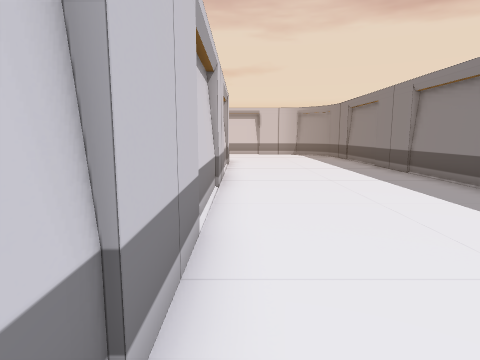
[1] (above)

21 first-person views from a walk through a scene from a Unity 3-D project. The camera is 1.2 m above the floor, tilts 8° down and sees 75° across. The floor is counted in squares, 1 m on a side. Each view is taken from the middle of a square. On the plan, view 1 faces up. The plan holds only what a view shows up to about 13 squares ahead; the rest is blank. The player character is not drawn. Door leaves are left out, so doorways stand open.

[2]
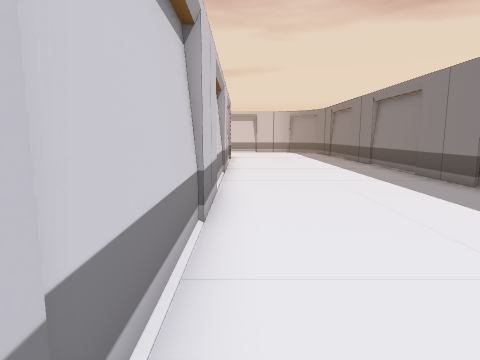

[3]
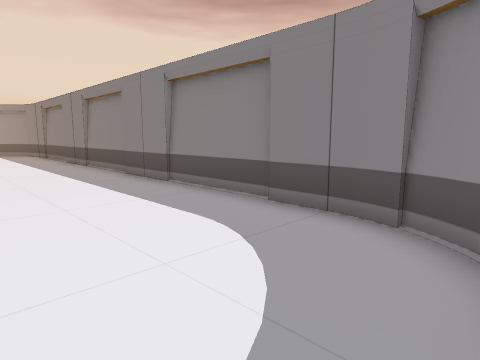

[4]
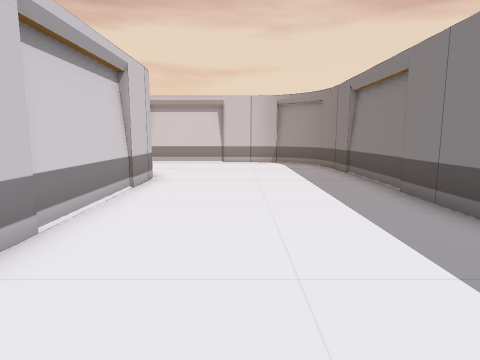

[5]
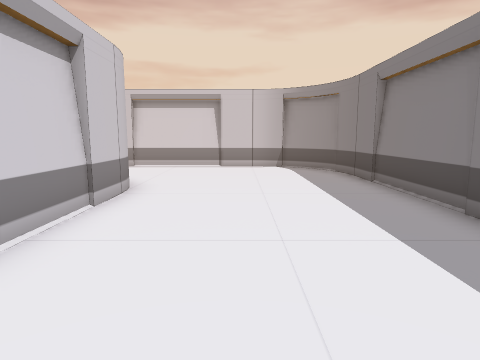

[6]
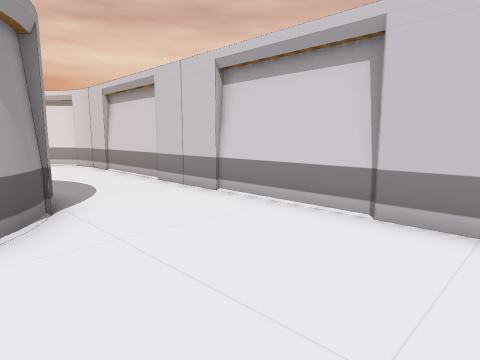

[7]
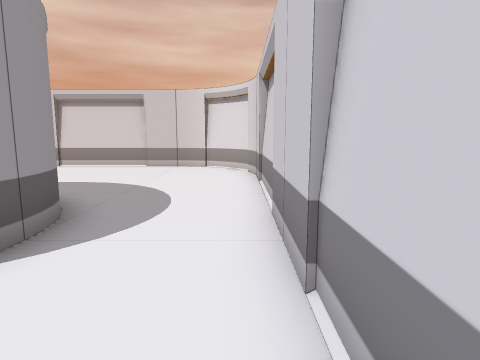

[8]
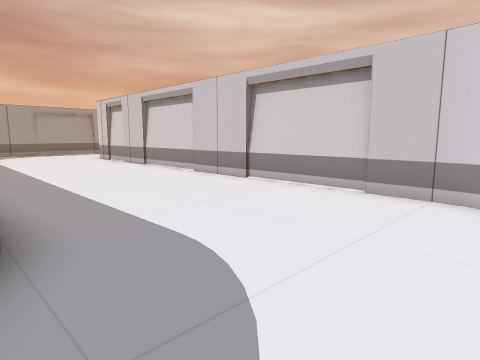

[9]
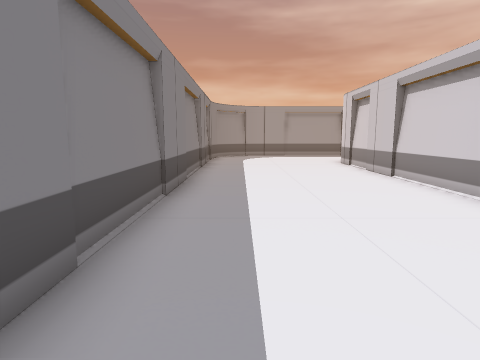

[10]
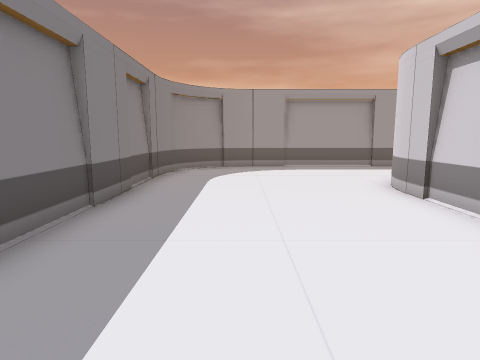

[11]
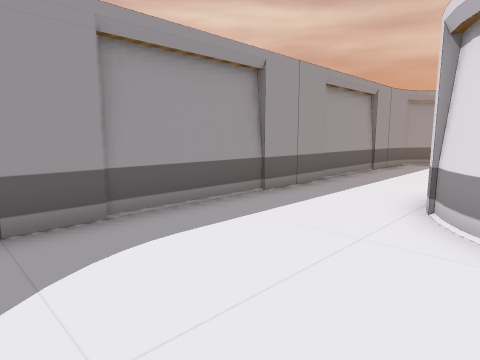

[12]
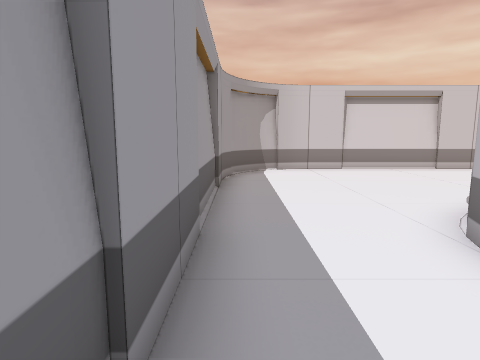

[13]
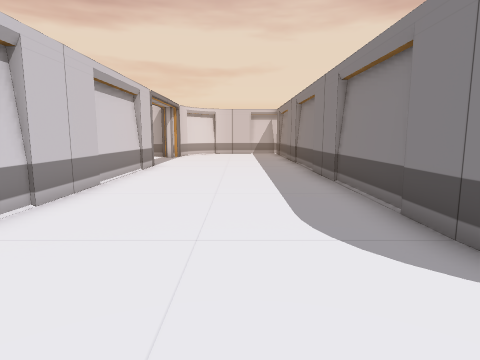

[14]
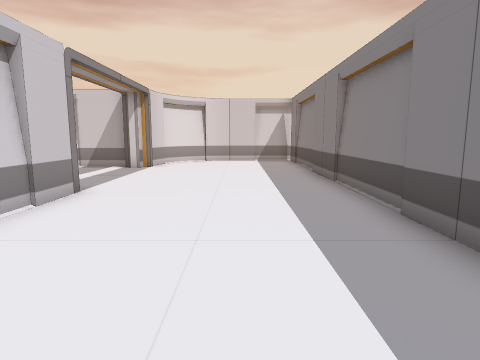

[15]
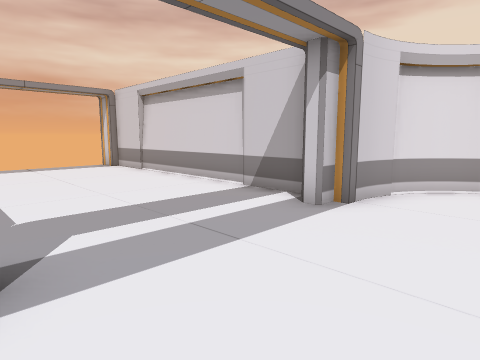

[16]
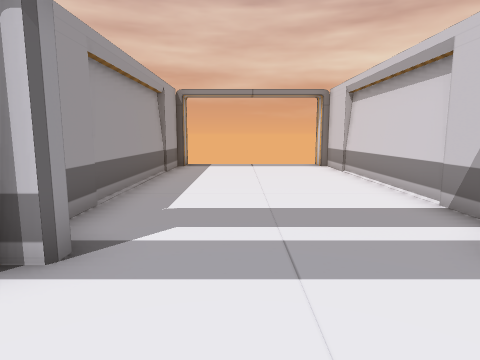

[17]
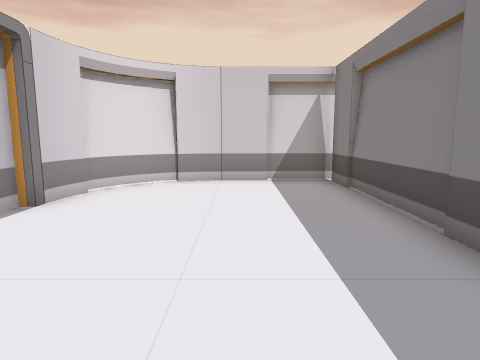

[18]
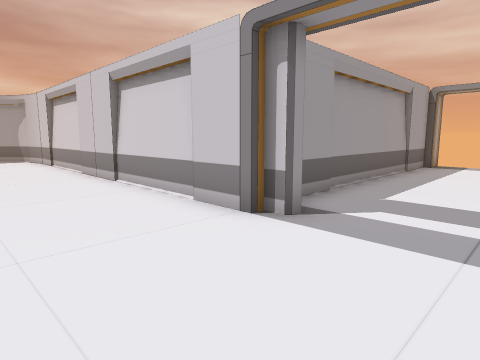

[19]
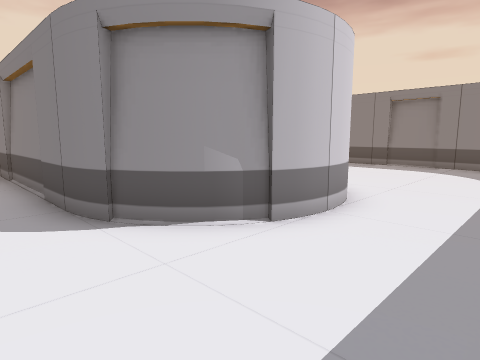

[20]
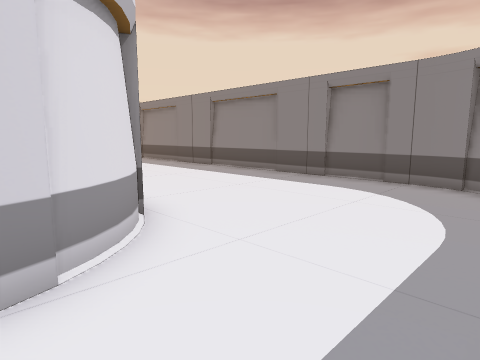

[21]
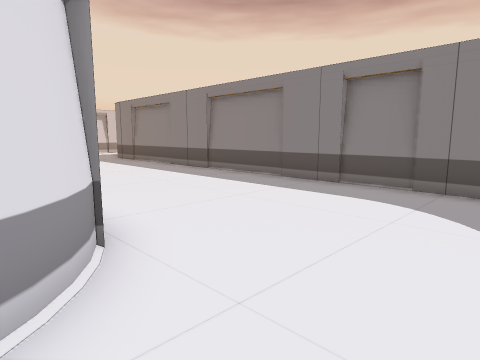

### Floor plan
Key: @ floor where view 1 was taken; # wall or solid block; . floor; D open door.
Columns run from 36 left of view 1 to 6 right of it. Each row starts with its distance up from view 1.
 21              ######      ################
 20             ##....#     ##..............##
 19            ##.....#    ##................##
 18  ###########......#    #..................#
 17  D.........#......#    #.......####.......#
 16  D................#    #......    ##......#
 15  D................#    #......     #......#
 14  D................#    #......#    #......#
 13  D................#    #......#    #......#
 12 #D.........#......#    #......#    #......#
 11  ###########......#    #......#    #......#
 10            #......#    #......#    #......#
  9            #......#    #......#    #......#
  8            #......#    #......#    #......#
  7            #......#    #......#    #......#
  6            #......#    #......#    #......#
  5            #......#    #......#    #......#
  4            #......#    #......#    #......#
  3            #......#    #......#    #......#
  2            #......#    #......#    #......#
  1            #......##  ##......#    #......#
  0            #.......####.......#    #@.....#
 -1            #..................#    #......#
 -2            ##................##    #  ...##
 -3             ##..............##      ..   #
 -4              ################

Positions as (right, up) in squares from view 1, and headings:
1: (0, 0), facing up
2: (0, -3), facing up
3: (1, -3), facing up-right
4: (2, 6), facing up
5: (2, 8), facing up
6: (3, 16), facing up-left
7: (0, 20), facing left
8: (-6, 19), facing down-left
9: (-8, 16), facing down
10: (-9, 9), facing down
11: (-9, 1), facing down-left
12: (-13, -3), facing left
13: (-21, -1), facing up
14: (-21, 5), facing up
15: (-22, 12), facing up-left
16: (-22, 14), facing left
17: (-21, 12), facing up
18: (-21, 15), facing down-left
19: (-20, -3), facing up-right
20: (-15, -3), facing up-right
21: (-14, -2), facing up-right
